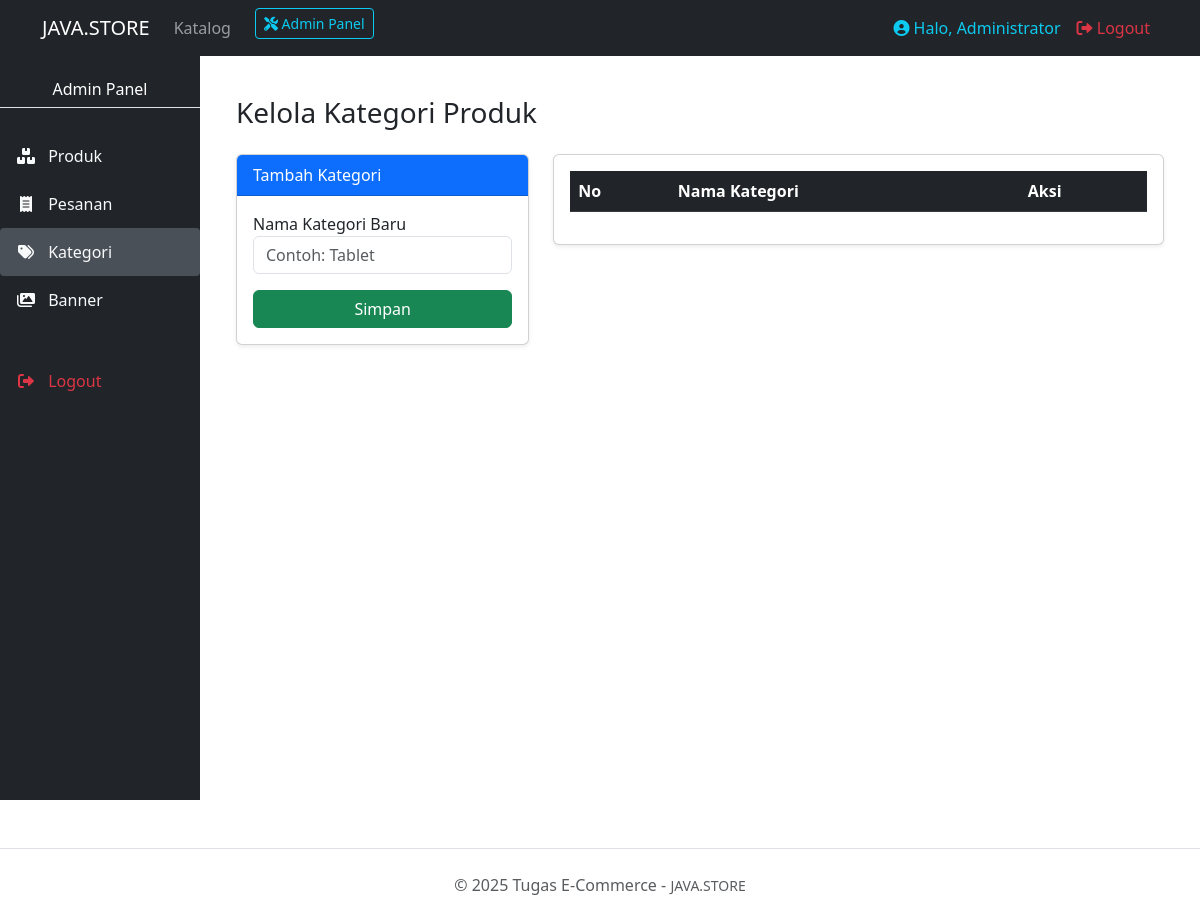
Before: /toko_online/admin_kategori.php (signed in) with the older database file.
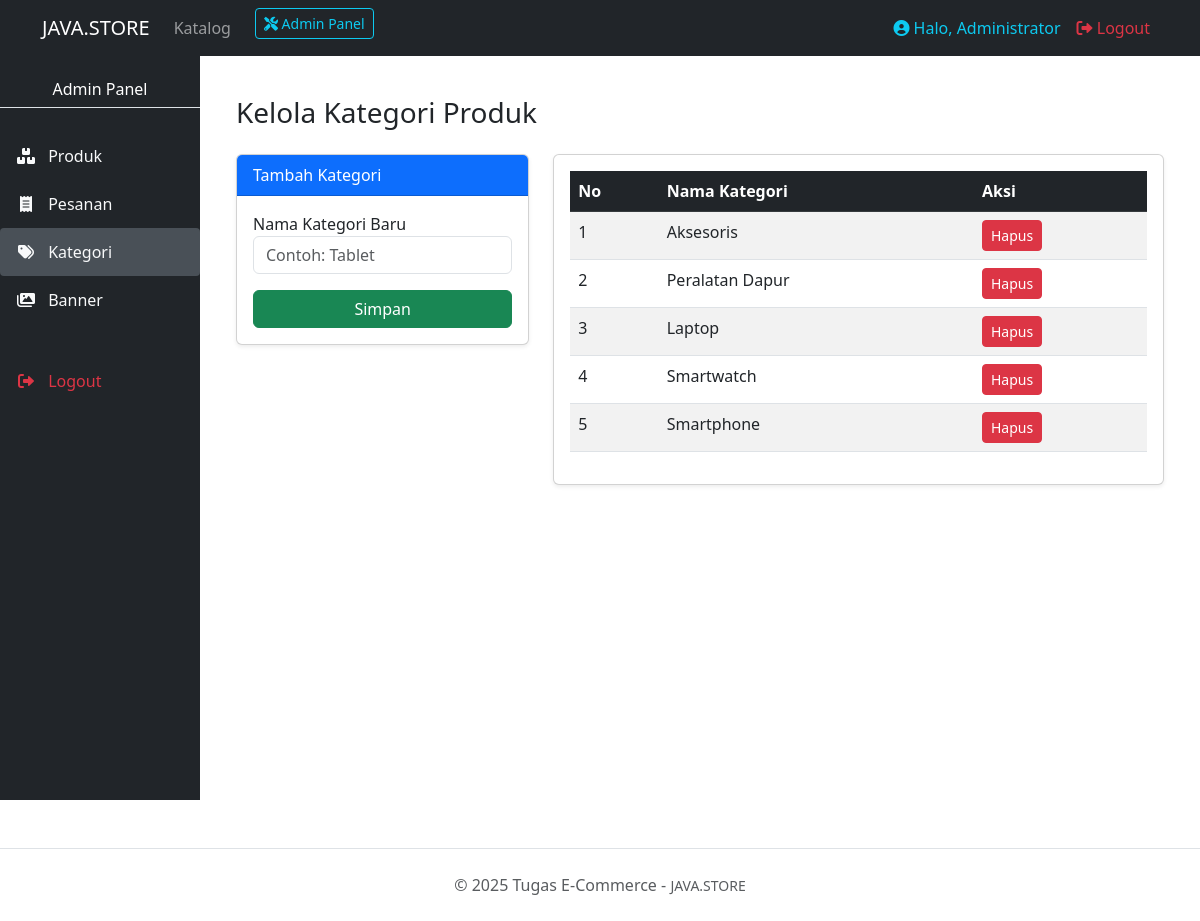
After: the same page with the newer database file.
### tables this page shows
CREATE TABLE `categories` (
  `id` int(11) NOT NULL,
  `name` varchar(100) NOT NULL
);

### toko_online/admin_kategori.php (the view, shortened to what this page needs)
<?php include 'koneksi.php'; include 'header.php';
?>
<div class="container mt-4">
    <h3 class="mb-4">Kelola Kategori Produk</h3>
    <div class="row">
        <div class="col-md-4">
            <div class="card shadow-sm mb-4">
                <div class="card-header bg-primary text-white">Tambah Kategori</div>
                <div class="card-body">
                    <form method="post">
                        <div class="mb-3">
                            <label>Nama Kategori Baru</label>
                            <input type="text" name="nama" class="form-control" required placeholder="Contoh: Tablet">
                        </div>
                        <button type="submit" name="tambah" class="btn btn-success w-100">Simpan</button>
                    </form>
                </div>
            </div>
        </div>
        <div class="col-md-8">
            <div class="card shadow-sm">
                <div class="card-body">
                    <table class="table table-striped table-hover">
                        <thead class="table-dark"><tr><th>No</th><th>Nama Kategori</th><th>Aksi</th></tr></thead>
                        <tbody>
                            <?php
                            $query = mysqli_query($conn, "SELECT * FROM categories ORDER BY id DESC");
                            $no = 1;
                            while($c = mysqli_fetch_assoc($query)):
                            ?>
                            <tr>
                                <td><?= $no++ ?></td>
                                <td><?= $c['name'] ?></td>
                                <td>
                                    <a href="admin_kategori.php?hapus=<?= $c['id'] ?>" class="btn btn-danger btn-sm" onclick="return confirm('Hapus kategori ini?')">Hapus</a>
                                </td>
                            </tr>
                            <?php endwhile; ?>
                        </tbody>
                    </table>
                </div>
            </div>
        </div>
    </div>
</div>
<?php include 'footer.php'; ?>

Changed rows visible on the page:
added categories: name "Aksesoris"
added categories: name "Peralatan Dapur"
added categories: name "Laptop"
added categories: name "Smartwatch"
added categories: name "Smartphone"
